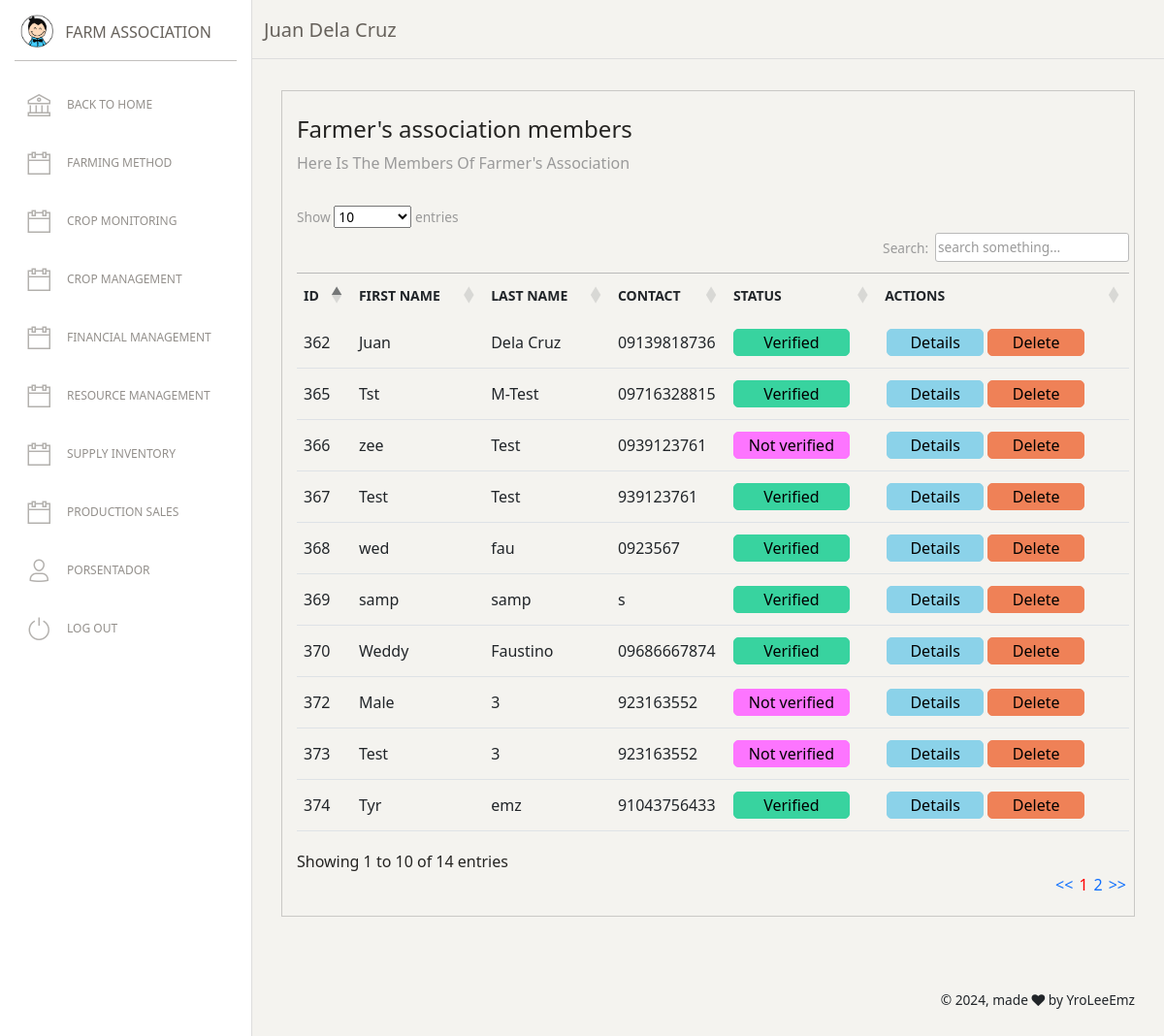
Page /users/accounts.php (signed in) on the committed database.
### tables this page shows
CREATE TABLE IF NOT EXISTS `users` (
  `user_id` int(11) NOT NULL AUTO_INCREMENT,
  `fname` varchar(50) DEFAULT NULL,
  `lname` varchar(50) DEFAULT NULL,
  `contact` varchar(50) DEFAULT NULL,
  `address` varchar(1000) DEFAULT NULL,
  `about` varchar(1000) DEFAULT NULL,
  `username` varchar(100) DEFAULT NULL,
  `password` varchar(100) DEFAULT NULL,
  `imgtitle` varchar(50) DEFAULT NULL,
  `imgfile` varchar(200) DEFAULT NULL,
  `user_type` int(11) DEFAULT NULL,
  `actions` int(11) DEFAULT NULL,
  `stat` int(11) DEFAULT NULL,
  `varcode` int(11) DEFAULT 0,
  `gender` varchar(50) DEFAULT NULL,
  PRIMARY KEY (`user_id`)
);

### db/connections.php (called while the page is built, shortened)
<?php
function setQuery($sql){
	return mysqli_query($GLOBALS['dbconnect'],$sql);
}
function getData($result){
	return mysqli_fetch_array($result);
}
	?>

### users/accounts.php (the view, shortened to what this page needs)
<?php
include '../db/connections.php';
 ?>
<!DOCTYPE html>
<html lang="en">
<head>
  <link href="https://maxcdn.bootstrapcdn.com/font-awesome/latest/css/font-awesome.min.css" rel="stylesheet">
  <link href="../assets/css/paper-dashboard.css?v=2.0.1" rel="stylesheet" />
  <link href="../assets/demo/demo.css" rel="stylesheet" />
</head>
<body class="">
  <div class="wrapper ">
    <?php include 'sidebar.php'; ?>
    <div class="main-panel">
     <?php include 'topbar.php'; ?>
      <div class="content">
        <div class="row">
          <div class="col-md-12">
            <div class="card card-plain">
              <div class="card-header">
                <h4 class="card-title"> Farmer's association members</h4>
                <p class="card-category"> Here is the members of farmer's association</p>
              </div>
              <div class="card-body">
                <div class="table-responsive">
<div class="mg-left">
    <div>
        <div>
            <table id="example" class="table" style="width:100%">
        <thead>
            <tr>
                <th>ID</th>
                <th>First name</th>
                <th>Last name</th>
                <th>Contact</th>
                <th>Status</th>
                <th>Actions</th>
            </tr>
        </thead>
        <tbody>
          <?php
          $sql = "select * from users where stat =0 and user_type=2";
          $res = setQuery($sql);
          while($rows = getData($res)){
            $col0 = $rows[0];
            $col1 = $rows[1];
            $col2 = $rows[2];
            $act = $rows[11];
           ?>
            <tr>
                <td><?php echo "$col0"; ?></td>
                <td><?php echo "$col1"; ?></td>
                <td><?php echo $col2; ?></td>
                <td><?php echo $rows[3]; ?></td>
                <td>
                  <?php
                if($act==0){
                  ?>
                  <button style='background-color:#fd75ff;  border:solid 1px #fd75ff;width:120px;border-radius: 5px;' onclick="
                 var val1 = document.getElementById('xfull').value;
                 var val2 = document.getElementById('xcont').value;
                 var val3 = document.getElementById('xadd').value;
                 var myimg = document.getElementById('ximg').value;
                 var val4 = document.getElementById('ximgt').value;
                 var valid = document.getElementById('xid').value;
                  document.getElementById('ffull').innerHTML = val1;
                  document.getElementById('fcontact').innerHTML = val2;
                  document.getElementById('faddress').innerHTML = val3;
                  document.getElementById('setimg').src = myimg;
                  document.getElementById('fid').innerHTML = val4;
                  document.getElementById('userid').value = valid;
                  document.getElementById('verbtn').href = 'actions/verify.php?valid=662353252815&id=7727cb2c263&qid='+valid+'&tyroneleeemz=true&secured=28nc263w73&xtype=v';
                  document.getElementById('popupx').style.display = '';
                  ">Not verified</button>
                  <?php
                }
                else{
                  ?>
                  <button style='background-color:#38d39f; border:solid 1px #38d39f;width:120px;border-radius:5px;' title="">Verified</button>
                  <?php
                }
                ?></td>
                <td><button class="act-det act-btn" onclick="
                document.getElementById('modalx').style.display = '';
                document.getElementById('mfirst').value = document.getElementById('xfn').value;
                document.getElementById('mlast').value = document.getElementById('xln').value;
                document.getElementById('mcontact').value = document.getElementById('xcont').value;
                document.getElementById('maddress').value = document.getElementById('xadd').value;
                document.getElementById('mabout').value = document.getElementById('xabout').value;
                document.getElementById('mid').value = document.getElementById('ximgt').value;
                var stt = document.getElementById('xstat').value;
                var stst = '';
                if(stt=='0'){
                  stst = 'Not verified';
                  document.getElementById('mstatus').style.color = 'gray';
                }
                else{
                  stst = 'Verified';
                  document.getElementById('mstatus').style.color = 'green';
                }
                document.getElementById('mstatus').value = stst;
                ">Details</button><a href=""><button class="act-del act-btn">Delete</button></a></td>
            </tr>
          <?php } ?>
    </table>
        </div>
    </div>
</div>
                </div>
              </div>
            </div>
          </div>
        </div>
      </div>
      <footer class="footer footer-black  footer-white ">
        <div class="container-fluid">
          <div class="row">
            <div class="credits ml-auto">
              <span class="copyright">
                © , made <i class="fa fa-heart heart"></i> by YroLeeEmz
              </span>
            </div>
          </div>
        </div>
      </footer>
    </div>
  </div>
  <link href="tables/stylex.css" rel="stylesheet" />
    <link href="tables/styley.css" rel="stylesheet" />
</body>
</html>

### users/tables/styley.css (style rules this page uses)
:root { --dt-row-selected: 13, 110, 253;--dt-row-selected-text: 255, 255, 255;--dt-row-selected-link: 9, 10, 11 }
table.dataTable thead>tr>th.sorting,table.dataTable thead>tr>th.sorting_asc,table.dataTable thead>tr>th.sorting_desc,table.dataTable thead>tr>th.sorting_asc_disabled,table.dataTable thead>tr>th.sorting_desc_disabled,table.dataTable thead>tr>td.sorting,table.dataTable thead>tr>td.sorting_asc,table.dataTable thead>tr>td.sorting_desc,table.dataTable thead>tr>td.sorting_asc_disabled,table.dataTable thead>tr>td.sorting_desc_disabled { cursor:pointer;position:relative;padding-right:26px }
table.dataTable thead>tr>th.sorting:before,table.dataTable thead>tr>th.sorting:after,table.dataTable thead>tr>th.sorting_asc:before,table.dataTable thead>tr>th.sorting_asc:after,table.dataTable thead>tr>th.sorting_desc:before,table.dataTable thead>tr>th.sorting_desc:after,table.dataTable thead>tr>th.sorting_asc_disabled:before,table.dataTable thead>tr>th.sorting_asc_disabled:after,table.dataTable thead>tr>th.sorting_desc_disabled:before,table.dataTable thead>tr>th.sorting_desc_disabled:after,table.dataTable thead>tr>td.sorting:before,table.dataTable thead>tr>td.sorting:after,table.dataTable thead>tr>td.sorting_asc:before,table.dataTable thead>tr>td.sorting_asc:after,table.dataTable thead>tr>td.sorting_desc:before,table.dataTable thead>tr>td.sorting_desc:after,table.dataTable thead>tr>td.sorting_asc_disabled:before,table.dataTable thead>tr>td.sorting_asc_disabled:after,table.dataTable thead>tr>td.sorting_desc_disabled:before,table.dataTable thead>tr>td.sorting_desc_disabled:after { position:absolute;display:block;opacity:.125;right:10px;line-height:9px;font-size:.8em }
table.dataTable thead>tr>th.sorting:before,table.dataTable thead>tr>th.sorting_asc:before,table.dataTable thead>tr>th.sorting_desc:before,table.dataTable thead>tr>th.sorting_asc_disabled:before,table.dataTable thead>tr>th.sorting_desc_disabled:before,table.dataTable thead>tr>td.sorting:before,table.dataTable thead>tr>td.sorting_asc:before,table.dataTable thead>tr>td.sorting_desc:before,table.dataTable thead>tr>td.sorting_asc_disabled:before,table.dataTable thead>tr>td.sorting_desc_disabled:before { bottom:50%;content:"▲" }
table.dataTable thead>tr>th.sorting:after,table.dataTable thead>tr>th.sorting_asc:after,table.dataTable thead>tr>th.sorting_desc:after,table.dataTable thead>tr>th.sorting_asc_disabled:after,table.dataTable thead>tr>th.sorting_desc_disabled:after,table.dataTable thead>tr>td.sorting:after,table.dataTable thead>tr>td.sorting_asc:after,table.dataTable thead>tr>td.sorting_desc:after,table.dataTable thead>tr>td.sorting_asc_disabled:after,table.dataTable thead>tr>td.sorting_desc_disabled:after { top:50%;content:"▼" }
table.dataTable thead>tr>th.sorting_asc:before,table.dataTable thead>tr>th.sorting_desc:after,table.dataTable thead>tr>td.sorting_asc:before,table.dataTable thead>tr>td.sorting_desc:after { opacity:.6 }
table.dataTable thead th,table.dataTable thead td,table.dataTable tfoot th,table.dataTable tfoot td { text-align:left }
table.dataTable { clear:both;margin-top:6px !important;margin-bottom:6px !important;max-width:none !important;border-collapse:separate !important;border-spacing:0 }
table.dataTable td,table.dataTable th { -webkit-box-sizing:content-box;box-sizing:content-box }
table.dataTable>tbody>tr { background-color:transparent }
.dataTable { border-top: solid 1px #bababa; }

### users/accounts.php (style rules this page uses)
.mg-left { margin-left: 10px; }
.act-btn { width:100px; margin-left: 2px; margin-right: 2px; border-radius: 5px; }
.act-del { background-color: #ef8157; border:solid 1px #ef8157; }
.act-det { background-color: #8bd2e9; border:solid 1px #8bd2e9; }

### rows in the picture
users: user_id "362", fname "Juan", lname "Dela Cruz", contact "09139818736", actions "Verified"
users: user_id "365", fname "Tst", lname "M-Test", contact "09716328815", actions "Verified"
users: user_id "366", fname "zee", lname "Test", contact "0939123761", actions "Not verified"
users: user_id "367", fname "Test", lname "Test", contact "939123761", actions "Verified"
users: user_id "368", fname "wed", lname "fau", contact "0923567", actions "Verified"
users: user_id "369", fname "samp", lname "samp", contact "s", actions "Verified"
users: user_id "370", fname "Weddy", lname "Faustino", contact "09686667874", actions "Verified"
users: user_id "372", fname "Male", lname "3", contact "923163552", actions "Not verified"
users: user_id "373", fname "Test", lname "3", contact "923163552", actions "Not verified"
users: user_id "374", fname "Tyr", lname "emz", contact "91043756433", actions "Verified"

### other values in the picture
$tname "Juan Dela Cruz"
